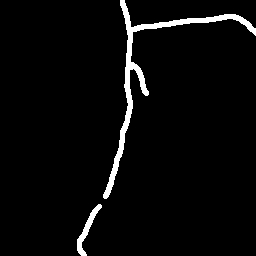
#> input picture Annotations/Images/mask/F005a02-1.jpg, 256 x 256 px; its folder holds only this picture in this run
$ python bbox.py
#> lines starting #> are read from the running program, lines starting #| are printed output that depends on the picture; after the words box and inside, x2 and y2 are one past the last pixel; in counts of white or black regions, pixels touching at a corner belong together
import cv2
import numpy as np
import os
import glob

# Mask Image Path
dir = 'Images/mask/'

# Original Image Path
odir = 'Images/original/'

# List of all Images
imgFiles = glob.glob(os.path.join(dir, '*.jpg'))

# For all Images
for imgPath in imgFiles:
    # Mask
    img1 = cv2.imread(imgPath)
#> img1 is the input picture: shape (256, 256, 3); min 0, max 255, mean 9.1
    grayImg = cv2.cvtColor(img1, cv2.COLOR_BGR2GRAY)
    npImg = np.asarray(grayImg)

    #print(npImg.shape)
    np.set_printoptions(threshold=np.prod(img1.shape))
    #print(npImg)

    # Get coordinates
    x1, y1 = 500, 500
    x2, y2 = 0, 0
    for x in range(npImg.shape[0]):
        for y in range(npImg.shape[1]):
            #print(npImg[x,y], end=' ')
            if npImg[x, y] == 255:
                x1, y1 = min(x1, y), min(y1, x)
                x2, y2 = max(x2, y), max(y2, x)
        # [6 lines of commented-out code are left out]

    if x1 == 0:
        x1 += 1
    if y1 == 0:
        y1 += 1

    if x2 == 255:
        x2 -= 1
    if y2 == 255:
        y2 -= 1

    # Draw Images
    maskImg = img1.copy()
    orgImgPath = odir + imgPath.split('/')[-1]
    orgImg = cv2.imread(orgImgPath)
    name = imgPath.split('/')[-1].split('.')[0]
    print(name)
    # Draw bounding box
    try:
      color = (0, 0, 255)
      thickness = 2
      cv2.rectangle(maskImg, (x1, y1), (x2, y2), color, thickness)
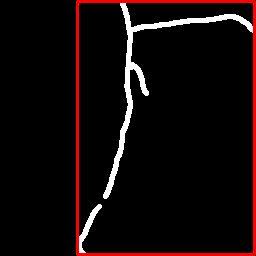
#> maskImg: shape (256, 256, 3); 3.93% of pixels changed, all inside (x1, y1, x2, y2) = (76, 0, 256, 256)
      cv2.rectangle(orgImg, (x1, y1), (x2, y2), color, thickness)
    except:
        pass

    height = y2-y1
    width = x2-x1
    xc = x1 + (width/2)
    yc = y1 + (height/2)

    height, width, xc, yc = height/256, width/256, xc/256, yc/256

    # cv2.imshow('Image', grayImg)
    cv2.imshow('Mask Image', maskImg)
    cv2.imshow('Original Image', orgImg)

    # Dump the coordinates to text/json
    with open('annote.txt', 'a') as file:
        val = f"0 {xc} {yc} {width} {height}"
        file.write(val + '\n')

    cv2.waitKey(5000)
    cv2.destroyAllWindows()

$ run again, on Annotations/Images/mask/F005a02-8.jpg
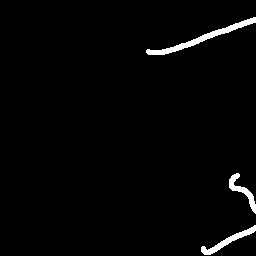
#> input picture Annotations/Images/mask/F005a02-8.jpg, 256 x 256 px
#> img1 is the input picture: shape (256, 256, 3); min 0, max 255, mean 5.1
#> `cv2.rectangle(maskImg, (x1, y1), (x2, y2), color, thickness)`:
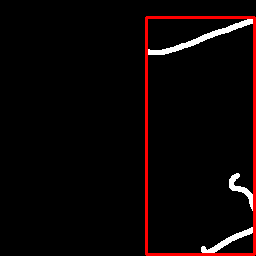
#> maskImg: shape (256, 256, 3); 3.15% of pixels changed, all inside (x1, y1, x2, y2) = (145, 16, 256, 256)

$ run again, on Annotations/Images/mask/F005a02-3.jpg
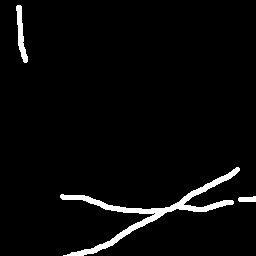
#> input picture Annotations/Images/mask/F005a02-3.jpg, 256 x 256 px
#> img1 is the input picture: shape (256, 256, 3); min 0, max 255, mean 9.1
#> `cv2.rectangle(maskImg, (x1, y1), (x2, y2), color, thickness)`:
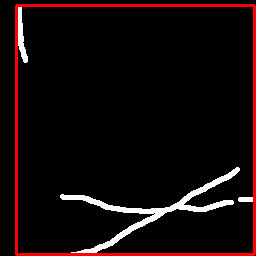
#> maskImg: shape (256, 256, 3); 4.45% of pixels changed, all inside (x1, y1, x2, y2) = (15, 4, 256, 256)

$ run again, on Annotations/Images/mask/F005a02-4.jpg
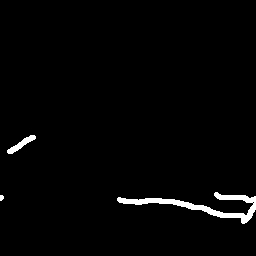
#> input picture Annotations/Images/mask/F005a02-4.jpg, 256 x 256 px
#> img1 is the input picture: shape (256, 256, 3); min 0, max 255, mean 4.9
#> `cv2.rectangle(maskImg, (x1, y1), (x2, y2), color, thickness)`:
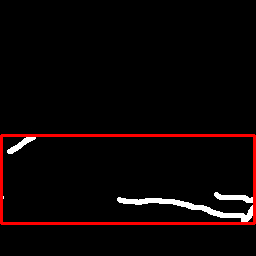
#> maskImg: shape (256, 256, 3); 3.12% of pixels changed, all inside (x1, y1, x2, y2) = (0, 134, 256, 225)

$ run again, on Annotations/Images/mask/F005a02-5.jpg
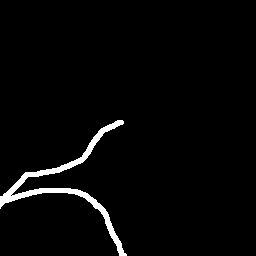
#> input picture Annotations/Images/mask/F005a02-5.jpg, 256 x 256 px
#> img1 is the input picture: shape (256, 256, 3); min 0, max 255, mean 6.8
#> `cv2.rectangle(maskImg, (x1, y1), (x2, y2), color, thickness)`:
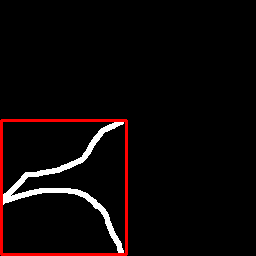
#> maskImg: shape (256, 256, 3); 2.37% of pixels changed, all inside (x1, y1, x2, y2) = (0, 119, 128, 256)
